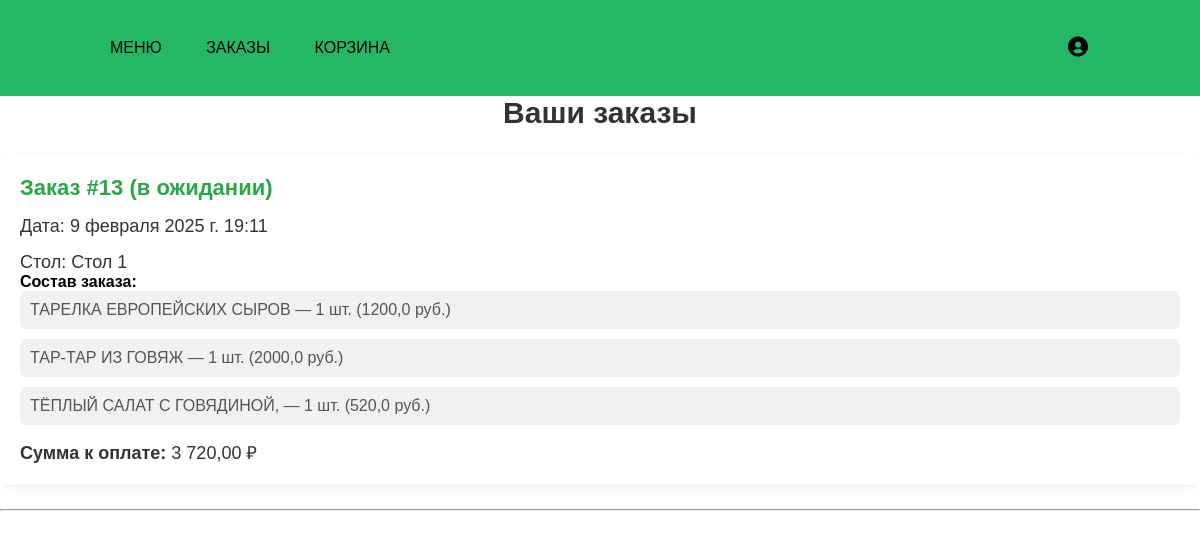
The page /orders/list/ (signed in) on the database its author committed.
### orders/models.py (models this page shows, shortened)
class Order(models.Model):
    READY = 0
    PAID = 1
    WAITING = 2
    STATUSES = (
        (WAITING, 'в ожидании'),
        (PAID, 'оплачено'),
        (READY, 'готово'),
    )
    table_number = models.ForeignKey(Table, on_delete=models.CASCADE)
    basket_history = models.JSONField(default=dict)
    created = models.DateTimeField(auto_now_add=True)
    initiator = models.ForeignKey(User, on_delete=models.CASCADE, blank=True, null=True)
    status = models.SmallIntegerField(default=WAITING, choices=STATUSES)
    order_total = models.DecimalField(max_digits=10, decimal_places=2, default=0)  # Добавляем поле для общей суммы
    class Meta:
        verbose_name = ("Order")
        verbose_name_plural = ("Orders")

### main/models.py (models this page shows)
class Table(models.Model):
    table_number = models.IntegerField("Номер стола", unique=True)
    class Meta:
        verbose_name = "Table"
        verbose_name_plural = "Tables"
    def __str__(self):
        return f"Стол {self.table_number}"

### orders/views.py (the view)
# urls.py: path("list/", OrderListView.as_view(), name="order_list"),
class OrderListView(LoginRequiredMixin, ListView):
    model = Order
    template_name = "orders/order_list.html"
    context_object_name = "orders"
    def get_queryset(self):
        queryset = Order.objects.all() if self.request.user.is_superuser or self.request.user.is_staff else Order.objects.filter(initiator=self.request.user)
        status_filter = self.request.GET.get('status')
        if status_filter:
            queryset = queryset.filter(status=status_filter)
        table_filter = self.request.GET.get('table_number')
        if table_filter:
            queryset = queryset.filter(table_number__id=table_filter)
        return queryset.order_by('status', '-created')

### main/context_processors.py (called while the page is built)
def basket(request):
    user = request.user
    baskets = Basket.objects.filter(user=user) if user.is_authenticated else []
    order_total = sum(basket.product.price * basket.quantity for basket in baskets)
    return {
        'basket': baskets,
        'order_total': order_total,
    }

### orders/templates/orders/order_list.html (shortened to what this page needs)
{% extends "main/base.html" %}
{% load static %}
{% load humanize %}
{% block extra_css %}
    <link rel="stylesheet" href="{% static 'orders/css/order_list/order_list.css' %}">
{% endblock %}
{% block body %}
{% include 'main/base.html' %}
{% if user.is_superuser or user.is_staff %}
    <h2>Все заказы</h2>
    <form method="get">
        <label for="status">Сортировать по статусу:</label>
        <select name="status" id="status">
            <option value="">Все статусы</option>
            <option value="0" {% if request.GET.status == "0" %}selected{% endif %}>Готово</option>
            <option value="1" {% if request.GET.status == "1" %}selected{% endif %}>Оплачено</option>
            <option value="2" {% if request.GET.status == "2" %}selected{% endif %}>В ожидании</option>
        </select>
        <label for="table_number">Поиск по номеру стола:</label>
        <input type="text" name="table_number" id="table_number" value="{{ request.GET.table_number }}" placeholder="Введите номер стола">
        <button type="submit">Применить</button>
    </form>
{% else %}
    <h2>Ваши заказы</h2>
{% endif %}
{% for order in orders %}
    <div class="order">
        <h3>Заказ #{{ order.id }} ({{ order.get_status_display }})</h3>
        <p>Дата: {{ order.created }}</p>
        <p>Стол: {{ order.table_number }}</p>
        <h4>Состав заказа:</h4>
        <ul>
            {% for item in order.basket_history %}
                <li>{{ item.product }} — {{ item.quantity }} шт. ({{ item.total }} руб.)</li>
            {% endfor %}
        </ul>
        <p><strong>Сумма к оплате:</strong> {{ order.order_total|intcomma }} ₽</p>
    </div>
    <hr>
{% empty %}
    <p>У вас нет заказов.</p>
{% endfor %}
{% endblock %}

### orders/static/orders/css/order_list/order_list.css (style rules this page uses)
h2 { font-size: 30px; font-weight: bold; color: #333; margin-bottom: 25px; text-align: center; }
.order { background-color: #ffffff; padding: 20px; border-radius: 8px; box-shadow: 0px 4px 15px rgba(0, 0, 0, 0.05); margin-bottom: 25px; transition: transform 0.3s ease, box-shadow 0.3s ease; }
.order h3 { font-size: 22px; font-weight: bold; color: #28a745; margin-bottom: 10px; }
.order ul { list-style: none; padding-left: 0; }
.order ul li { font-size: 16px; color: #555; background-color: #f1f1f1; border-radius: 6px; padding: 10px; margin-bottom: 10px; transition: background-color 0.3s ease; }
.order p { font-size: 18px; color: #333; font-weight: 500; margin-top: 15px; }

### main/static/main/css/base/base.css (style rules this page uses)
* { margin: 0; padding: 0%; font-family: 'Trebuchet MS', 'Lucida Sans Unicode', 'Lucida Grande', 'Lucida Sans', Arial, sans-serif; }

### rows shown on the page
Order: id "13", status "в ожидании", created "9 февраля 2025 г. 19:11", table_number "Стол 1", product "ТАРЕЛКА ЕВРОПЕЙСКИХ СЫРОВ" "ТАР-ТАР ИЗ ГОВЯЖ" "ТЁПЛЫЙ САЛАТ С ГОВЯДИНОЙ,", quantity "1" "1" "1", total "1200,0" "2000,0" "520,0", order_total "3 720,00"
